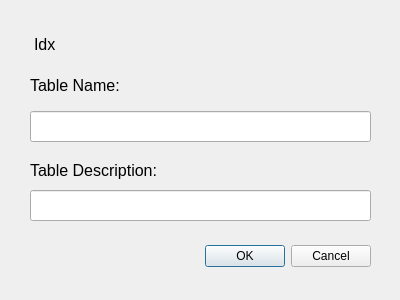
<?xml version="1.0" encoding="UTF-8"?>
<ui version="4.0">
 <class>Dialog</class>
 <widget class="QDialog" name="Dialog">
  <property name="geometry">
   <rect>
    <x>0</x>
    <y>0</y>
    <width>400</width>
    <height>300</height>
   </rect>
  </property>
  <property name="windowTitle">
   <string>Table Info</string>
  </property>
  <widget class="QDialogButtonBox" name="buttonBox">
   <property name="geometry">
    <rect>
     <x>30</x>
     <y>240</y>
     <width>341</width>
     <height>32</height>
    </rect>
   </property>
   <property name="orientation">
    <enum>Qt::Horizontal</enum>
   </property>
   <property name="standardButtons">
    <set>QDialogButtonBox::Cancel|QDialogButtonBox::Ok</set>
   </property>
  </widget>
  <widget class="QLineEdit" name="tableNameLE">
   <property name="geometry">
    <rect>
     <x>30</x>
     <y>111</y>
     <width>341</width>
     <height>31</height>
    </rect>
   </property>
  </widget>
  <widget class="QLineEdit" name="tableDescriptionLE">
   <property name="geometry">
    <rect>
     <x>30</x>
     <y>190</y>
     <width>341</width>
     <height>31</height>
    </rect>
   </property>
  </widget>
  <widget class="QLabel" name="tableDescriptionLabel">
   <property name="geometry">
    <rect>
     <x>30</x>
     <y>160</y>
     <width>301</width>
     <height>21</height>
    </rect>
   </property>
   <property name="font">
    <font>
     <pointsize>12</pointsize>
    </font>
   </property>
   <property name="text">
    <string>Table Description:</string>
   </property>
  </widget>
  <widget class="QLabel" name="tableNameLabel">
   <property name="geometry">
    <rect>
     <x>30</x>
     <y>70</y>
     <width>331</width>
     <height>31</height>
    </rect>
   </property>
   <property name="font">
    <font>
     <pointsize>12</pointsize>
    </font>
   </property>
   <property name="text">
    <string>Table Name:</string>
   </property>
  </widget>
  <widget class="QLabel" name="idxLabel">
   <property name="geometry">
    <rect>
     <x>34</x>
     <y>29</y>
     <width>21</width>
     <height>31</height>
    </rect>
   </property>
   <property name="font">
    <font>
     <pointsize>12</pointsize>
    </font>
   </property>
   <property name="text">
    <string>Idx: </string>
   </property>
  </widget>
  <widget class="QLabel" name="idx">
   <property name="geometry">
    <rect>
     <x>70</x>
     <y>30</y>
     <width>71</width>
     <height>31</height>
    </rect>
   </property>
   <property name="text">
    <string/>
   </property>
  </widget>
 </widget>
 <resources/>
 <connections>
  <connection>
   <sender>buttonBox</sender>
   <signal>accepted()</signal>
   <receiver>Dialog</receiver>
   <slot>accept()</slot>
   <hints>
    <hint type="sourcelabel">
     <x>248</x>
     <y>254</y>
    </hint>
    <hint type="destinationlabel">
     <x>157</x>
     <y>274</y>
    </hint>
   </hints>
  </connection>
  <connection>
   <sender>buttonBox</sender>
   <signal>rejected()</signal>
   <receiver>Dialog</receiver>
   <slot>reject()</slot>
   <hints>
    <hint type="sourcelabel">
     <x>316</x>
     <y>260</y>
    </hint>
    <hint type="destinationlabel">
     <x>286</x>
     <y>274</y>
    </hint>
   </hints>
  </connection>
 </connections>
</ui>
